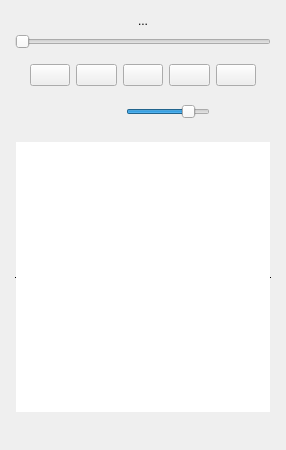
<?xml version="1.0" encoding="UTF-8"?>
<ui version="4.0">
 <class>TapePlayer</class>
 <widget class="QMainWindow" name="TapePlayer">
  <property name="windowModality">
   <enum>Qt::WindowModal</enum>
  </property>
  <property name="geometry">
   <rect>
    <x>0</x>
    <y>0</y>
    <width>286</width>
    <height>450</height>
   </rect>
  </property>
  <property name="minimumSize">
   <size>
    <width>286</width>
    <height>450</height>
   </size>
  </property>
  <property name="maximumSize">
   <size>
    <width>286</width>
    <height>450</height>
   </size>
  </property>
  <property name="windowTitle">
   <string>Tape</string>
  </property>
  <property name="windowIcon">
   <iconset resource="res.qrc">
    <normaloff>:/assets/icon.png</normaloff>:/assets/icon.png</iconset>
  </property>
  <property name="locale">
   <locale language="English" country="UnitedStates"/>
  </property>
  <widget class="QWidget" name="centralwidget">
   <property name="locale">
    <locale language="English" country="UnitedStates"/>
   </property>
   <layout class="QVBoxLayout" name="winLayout">
    <property name="spacing">
     <number>0</number>
    </property>
    <property name="leftMargin">
     <number>0</number>
    </property>
    <property name="topMargin">
     <number>5</number>
    </property>
    <property name="rightMargin">
     <number>0</number>
    </property>
    <property name="bottomMargin">
     <number>0</number>
    </property>
    <item>
     <widget class="QWidget" name="controlPanel" native="true">
      <layout class="QVBoxLayout" name="controlPanelLayout">
       <property name="leftMargin">
        <number>15</number>
       </property>
       <property name="rightMargin">
        <number>15</number>
       </property>
       <item>
        <widget class="QLabel" name="lbTitle">
         <property name="locale">
          <locale language="English" country="UnitedStates"/>
         </property>
         <property name="text">
          <string notr="true">...</string>
         </property>
         <property name="scaledContents">
          <bool>true</bool>
         </property>
         <property name="alignment">
          <set>Qt::AlignCenter</set>
         </property>
        </widget>
       </item>
       <item>
        <widget class="QSlider" name="seeker">
         <property name="focusPolicy">
          <enum>Qt::NoFocus</enum>
         </property>
         <property name="locale">
          <locale language="English" country="UnitedStates"/>
         </property>
         <property name="orientation">
          <enum>Qt::Horizontal</enum>
         </property>
         <property name="invertedControls">
          <bool>true</bool>
         </property>
        </widget>
       </item>
       <item>
        <widget class="QWidget" name="controls" native="true">
         <layout class="QHBoxLayout" name="controlsLayout">
          <property name="leftMargin">
           <number>15</number>
          </property>
          <property name="rightMargin">
           <number>15</number>
          </property>
          <item>
           <widget class="QPushButton" name="btStop">
            <property name="focusPolicy">
             <enum>Qt::NoFocus</enum>
            </property>
            <property name="locale">
             <locale language="English" country="UnitedStates"/>
            </property>
            <property name="text">
             <string notr="true"/>
            </property>
            <property name="icon">
             <iconset theme="media-playback-stop">
              <normaloff>.</normaloff>.</iconset>
            </property>
           </widget>
          </item>
          <item>
           <widget class="QPushButton" name="btPrev">
            <property name="focusPolicy">
             <enum>Qt::NoFocus</enum>
            </property>
            <property name="locale">
             <locale language="English" country="UnitedStates"/>
            </property>
            <property name="text">
             <string notr="true"/>
            </property>
            <property name="icon">
             <iconset theme="media-skip-backward">
              <normaloff>.</normaloff>.</iconset>
            </property>
           </widget>
          </item>
          <item>
           <widget class="QPushButton" name="btPlay">
            <property name="focusPolicy">
             <enum>Qt::NoFocus</enum>
            </property>
            <property name="locale">
             <locale language="English" country="UnitedStates"/>
            </property>
            <property name="text">
             <string notr="true"/>
            </property>
            <property name="icon">
             <iconset theme="media-playback-start">
              <normaloff>.</normaloff>.</iconset>
            </property>
            <property name="checkable">
             <bool>true</bool>
            </property>
           </widget>
          </item>
          <item>
           <widget class="QPushButton" name="btNext">
            <property name="focusPolicy">
             <enum>Qt::NoFocus</enum>
            </property>
            <property name="locale">
             <locale language="English" country="UnitedStates"/>
            </property>
            <property name="text">
             <string notr="true"/>
            </property>
            <property name="icon">
             <iconset theme="media-skip-forward">
              <normaloff>.</normaloff>.</iconset>
            </property>
           </widget>
          </item>
          <item>
           <widget class="QPushButton" name="btLoop">
            <property name="focusPolicy">
             <enum>Qt::NoFocus</enum>
            </property>
            <property name="locale">
             <locale language="English" country="UnitedStates"/>
            </property>
            <property name="text">
             <string/>
            </property>
            <property name="icon">
             <iconset theme="media-playlist-repeat">
              <normaloff>.</normaloff>.</iconset>
            </property>
            <property name="checkable">
             <bool>true</bool>
            </property>
           </widget>
          </item>
         </layout>
        </widget>
       </item>
       <item>
        <widget class="QWidget" name="controlsExtra" native="true">
         <layout class="QHBoxLayout" name="controlsExtraLayout">
          <property name="leftMargin">
           <number>15</number>
          </property>
          <property name="topMargin">
           <number>0</number>
          </property>
          <property name="rightMargin">
           <number>15</number>
          </property>
          <property name="bottomMargin">
           <number>0</number>
          </property>
          <item>
           <widget class="QLabel" name="lbAppName">
            <property name="enabled">
             <bool>false</bool>
            </property>
            <property name="text">
             <string notr="true">&lt;placeholder&gt;</string>
            </property>
           </widget>
          </item>
          <item>
           <spacer name="horizontalSpacer_3">
            <property name="orientation">
             <enum>Qt::Horizontal</enum>
            </property>
            <property name="sizeHint" stdset="0">
             <size>
              <width>65</width>
              <height>20</height>
             </size>
            </property>
           </spacer>
          </item>
          <item>
           <widget class="QSlider" name="volumeControl">
            <property name="locale">
             <locale language="English" country="UnitedStates"/>
            </property>
            <property name="maximum">
             <number>100</number>
            </property>
            <property name="value">
             <number>80</number>
            </property>
            <property name="tracking">
             <bool>true</bool>
            </property>
            <property name="orientation">
             <enum>Qt::Horizontal</enum>
            </property>
            <property name="invertedControls">
             <bool>true</bool>
            </property>
           </widget>
          </item>
          <item>
           <widget class="QPushButton" name="btVolume">
            <property name="focusPolicy">
             <enum>Qt::NoFocus</enum>
            </property>
            <property name="locale">
             <locale language="English" country="UnitedStates"/>
            </property>
            <property name="text">
             <string/>
            </property>
            <property name="icon">
             <iconset theme="audio-volume-high">
              <normaloff>.</normaloff>.</iconset>
            </property>
            <property name="checkable">
             <bool>true</bool>
            </property>
            <property name="flat">
             <bool>true</bool>
            </property>
           </widget>
          </item>
         </layout>
        </widget>
       </item>
      </layout>
     </widget>
    </item>
    <item>
     <widget class="QWidget" name="playListArea" native="true">
      <layout class="QVBoxLayout" name="pListAreaLayout">
       <property name="leftMargin">
        <number>15</number>
       </property>
       <property name="topMargin">
        <number>9</number>
       </property>
       <property name="rightMargin">
        <number>15</number>
       </property>
       <item>
        <widget class="QListWidget" name="lwPLaylist">
         <property name="locale">
          <locale language="English" country="UnitedStates"/>
         </property>
         <property name="frameShape">
          <enum>QFrame::HLine</enum>
         </property>
         <property name="frameShadow">
          <enum>QFrame::Plain</enum>
         </property>
         <property name="horizontalScrollBarPolicy">
          <enum>Qt::ScrollBarAlwaysOff</enum>
         </property>
         <property name="editTriggers">
          <set>QAbstractItemView::DoubleClicked</set>
         </property>
         <property name="defaultDropAction">
          <enum>Qt::IgnoreAction</enum>
         </property>
        </widget>
       </item>
       <item>
        <widget class="QWidget" name="playlistControls" native="true">
         <layout class="QHBoxLayout" name="plControlsLayout">
          <property name="leftMargin">
           <number>0</number>
          </property>
          <property name="topMargin">
           <number>0</number>
          </property>
          <property name="rightMargin">
           <number>0</number>
          </property>
          <property name="bottomMargin">
           <number>0</number>
          </property>
          <item>
           <widget class="QPushButton" name="btAddTrack">
            <property name="focusPolicy">
             <enum>Qt::NoFocus</enum>
            </property>
            <property name="toolTip">
             <string>Add track</string>
            </property>
            <property name="toolTipDuration">
             <number>3000</number>
            </property>
            <property name="locale">
             <locale language="English" country="UnitedStates"/>
            </property>
            <property name="text">
             <string notr="true"/>
            </property>
            <property name="icon">
             <iconset theme="list-add">
              <normaloff>.</normaloff>.</iconset>
            </property>
            <property name="flat">
             <bool>true</bool>
            </property>
           </widget>
          </item>
          <item>
           <widget class="QPushButton" name="btRemTrack">
            <property name="focusPolicy">
             <enum>Qt::NoFocus</enum>
            </property>
            <property name="toolTip">
             <string>Remove track</string>
            </property>
            <property name="toolTipDuration">
             <number>3000</number>
            </property>
            <property name="locale">
             <locale language="English" country="UnitedStates"/>
            </property>
            <property name="text">
             <string notr="true"/>
            </property>
            <property name="icon">
             <iconset theme="list-remove">
              <normaloff>.</normaloff>.</iconset>
            </property>
            <property name="flat">
             <bool>true</bool>
            </property>
           </widget>
          </item>
          <item>
           <spacer name="horizontalSpacer">
            <property name="orientation">
             <enum>Qt::Horizontal</enum>
            </property>
            <property name="sizeHint" stdset="0">
             <size>
              <width>117</width>
              <height>20</height>
             </size>
            </property>
           </spacer>
          </item>
          <item>
           <widget class="QPushButton" name="btSave">
            <property name="focusPolicy">
             <enum>Qt::NoFocus</enum>
            </property>
            <property name="toolTip">
             <string>Save playlist</string>
            </property>
            <property name="toolTipDuration">
             <number>3000</number>
            </property>
            <property name="locale">
             <locale language="English" country="UnitedStates"/>
            </property>
            <property name="text">
             <string notr="true"/>
            </property>
            <property name="icon">
             <iconset theme="document-save">
              <normaloff>.</normaloff>.</iconset>
            </property>
            <property name="flat">
             <bool>true</bool>
            </property>
           </widget>
          </item>
          <item>
           <widget class="QPushButton" name="btConfig">
            <property name="focusPolicy">
             <enum>Qt::NoFocus</enum>
            </property>
            <property name="toolTip">
             <string>Preferences</string>
            </property>
            <property name="toolTipDuration">
             <number>3000</number>
            </property>
            <property name="locale">
             <locale language="English" country="UnitedStates"/>
            </property>
            <property name="text">
             <string notr="true"/>
            </property>
            <property name="icon">
             <iconset theme="preferences-other">
              <normaloff>.</normaloff>.</iconset>
            </property>
            <property name="checkable">
             <bool>false</bool>
            </property>
            <property name="checked">
             <bool>false</bool>
            </property>
            <property name="flat">
             <bool>true</bool>
            </property>
           </widget>
          </item>
         </layout>
        </widget>
       </item>
      </layout>
     </widget>
    </item>
   </layout>
  </widget>
 </widget>
 <resources>
  <include location="res.qrc"/>
 </resources>
 <connections/>
</ui>
